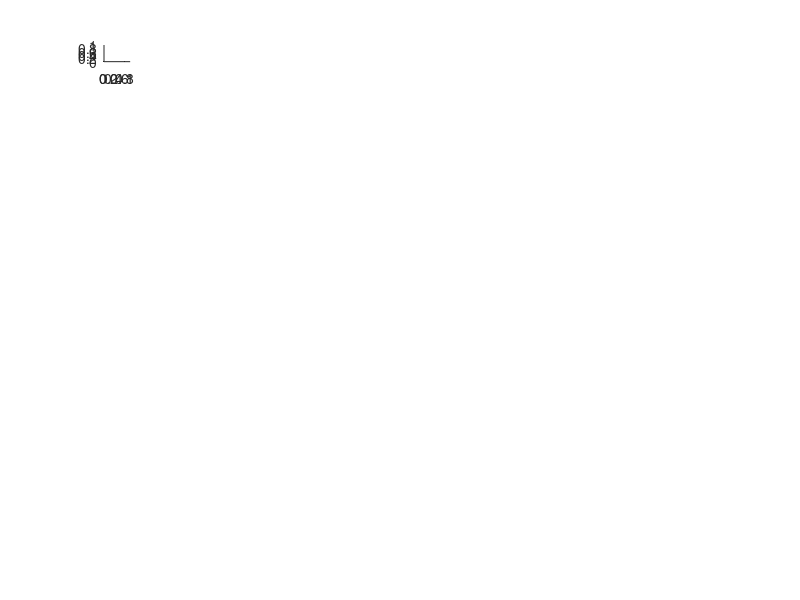

Recreate this plot in MATLAB. (Note: this script raises an error after producing the figure.)
tau1 = 1:2:20;
tau2 = 10:20:200;


figure
c = 1;
rise_times = zeros(length(tau1),length(tau2));
decay_times = zeros(length(tau1),length(tau2));
for i = 1:length(tau1)
    for j = 1:length(tau2)
        subplot(length(tau1),length(tau2),c)
        this_curve = zeros(1,800);
    ef = genEfilt_ar([tau1(i) tau2(j)],400);
    [~, this_curve, ~] = addSpike_ar(100,...
                                            this_curve, 0, ef, ...
                                            1,...
                                            [tau1(i) tau2(i)],...
                                            zeros(size(this_curve)), ...
                                            100, ...
                                            2, 1, 1);
                                        c = c+1;
                                        
                                        rise_times(i,j) = find(this_curve > .67*max(this_curve),1,'first');
                                        decay_times(i,j) = find(this_curve(rise_times(i,j):end) < .33*max(this_curve),1,'first') + rise_times(i,j);
    
    
    
        plot(this_curve,'LineWidth',2)
        hold on
        scatter(rise_times(i,j),.67*max(this_curve),'g')
        hold on
        scatter(decay_times(i,j),.33*max(this_curve),'r')
        hold off
                                        axis off
                                        
                                     
                                        
                                        
    end
end

   figure;
                                        subplot(1,2,1)
                                        imagesc(rise_times-100)
                                        subplot(1,2,2)
                                        imagesc(decay_times-100)